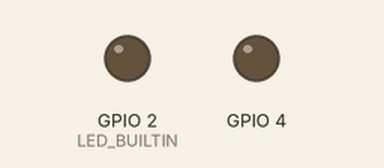
A sketch run on a simulated ESP32. Parts: output pins drawn as LEDs (lit = HIGH). What the sketch prints to the serial monitor is not drawn.

Above: at 0.0 s.
At 1.1 s:
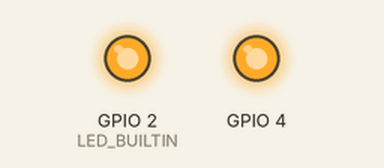
Timing chart, 0 to 2.6 s (numbered marks = the images above):
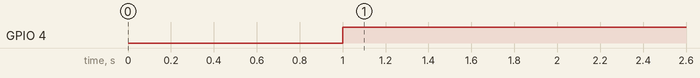

The sketch:

MCU_verify.ino
```cpp
void setup() {
  // put your setup code here, to run once:
  pinMode(LED_BUILTIN, OUTPUT);
  pinMode(GPIO_NUM_4, OUTPUT);
  Serial.begin(115200);
  delay(1000);
}

void loop() {
  // put your main code here, to run repeatedly:
  digitalWrite(LED_BUILTIN, HIGH);
  digitalWrite(GPIO_NUM_4, HIGH);
  delay(100);
  Serial.print("Bruh");
}
```

Measured:
- by itself, GPIO 4: LOW → HIGH at 1.0 s
